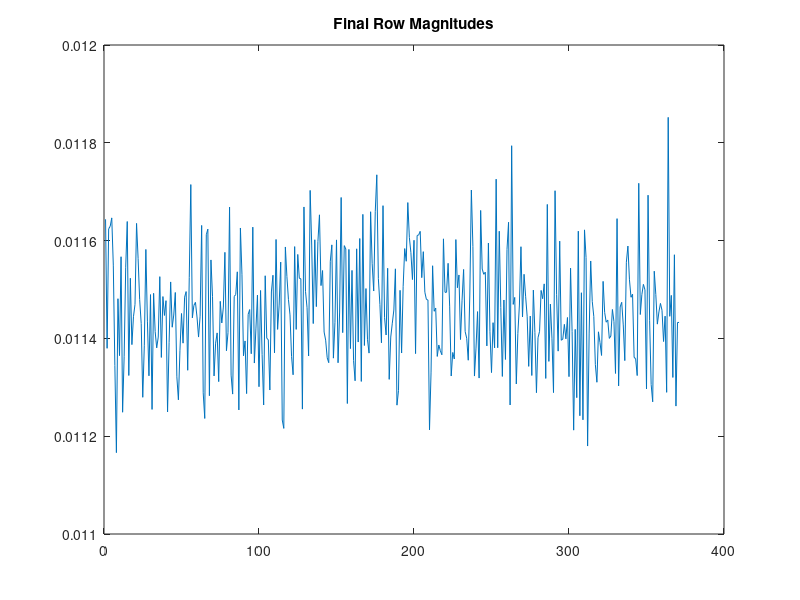
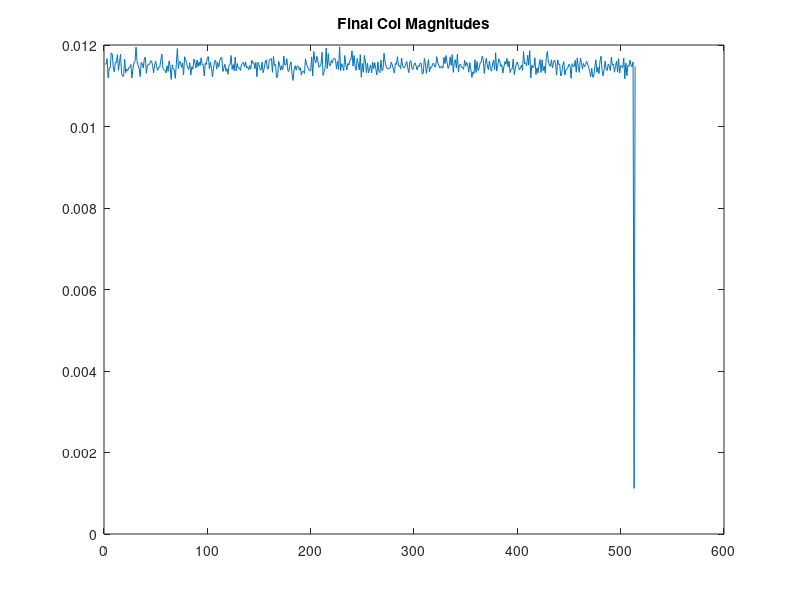

MATLAB code to generate these figures, in order: (Note: this script raises an error after producing the figures.)
%% Parameters
gamma = 50;
n = 512;
% rho = 0.44;
rho = 0.3;
alpha = 0.72;
delta = 1e-8;

fprintf(' - Parameters are: N = %d, \\rho = %.2f, \\alpha = %.2f, \\Delta = %.2e, \\gamma = %d.\n', ...
    n, rho, alpha, delta, gamma)

k = ceil(rho * n);
m = ceil(alpha * n);

%% Generate problem
x = zeros(n, 1);
supp = randperm(n, k);
x(supp) = randn(k, 1);
F = gamma / n + randn(m, n) / sqrt(n);
w = sqrt(delta) * randn(m, 1);
y = F * x + w;



%% This is how Schniter et al approached this problem
% % Get global mean, column mean, row mean
% A1 = A.mult(ones(n,1));
%     mu = (ones(1,m)*A1)/(m*n);
%     obj.col = A.multTr(ones(m,1))/m - conj(mu)*ones(n,1);
%     obj.col2 = abs(obj.col).^2;
%     obj.gam = A1/n;
%     obj.gam2 = abs(obj.gam).^2;

% % compute scaling constants
%     Atildefro2 = ones(1,m)*obj.A.multSq(ones(n,1)) ...
%             -2*real( obj.gam'*A1 ...
%                 + ones(1,m)*obj.A.mult(obj.col) ...
%                 + (ones(1,m)*obj.gam)*(ones(1,n)*obj.col) ) ...
%             + n*(ones(1,m)*obj.gam2) + m*(ones(1,n)*obj.col2);
%     obj.b12 = min(1, sqrt(Atildefro2/(n*(ones(1,m)*obj.gam2)))); % protect agains gam2~=0
%     obj.b21 = sqrt(Atildefro2/(m*(n+obj.b12^2)));
%     obj.b13 = sqrt(Atildefro2/(n*m));
%     obj.b31 = sqrt(Atildefro2/(m*(ones(1,n)*obj.col2+obj.b13^2)));

%% What is the "Modified" matrix?
on = ones(n,1);
om = ones(m,1);

% Calculate the average scale of the rows of F
F_ms_row = mean(sum(F.^2,2)./n);
F_ms_col = mean(sum(F.^2,1)./m);

b21 = sqrt(F_ms_col);
b12 = 1;
b31 = 1;
b13 = sqrt(F_ms_col);
g  = (1/n)*F*on;		% Get \gamma
mu = (1/(m*n))*om'*g;	% Get Mean
ct = (1/m)*om'*(F - mu*(om*on'));
Ft = F - g*on' - om*ct;

Fb = [Ft,         b12*g,   b13*om;
	  b21*on', -b21*b12,        0;
	  b31*ct,         0, -b31*b13];


yb = [y;0;0]; 		% Adding in some zeros


% Do we do okay matching ?
figure(1); clf;
	plot(sum(Fb.^2,2)/n);
	title('Final Row Magnitudes');

figure(2); clf;
	plot(sum(Fb.^2,1)/m);
	title('Final Col Magnitudes');

%% Here is a second attempt, the Schniter way
col   = (1/m)*F'*om - mu*on;
col2  = abs(col).^2;
fro   = norm(Ft,'fro')^2;
b12_s = min(1,sqrt(fro./(n*om'*g)))
b21_s = sqrt(fro/(m*(n + b12_s^2)))
b13_s = sqrt(fro/(m*n))
b31_s = sqrt(fro/(m*(on'*col2 + b13_s^2)))

Fb_s = [Ft,             b12_s*g,     b13_s*om;
	    b21_s*on', -b21_s*b12_s,            0;
	    b31_s*ct,             0, -b31_s*b13_s];

% Do we do okay matching ?
figure(1); clf;
	plot(sum(Fb_s.^2,2)/n);
	title('Final Row Magnitudes');

figure(2); clf;
	plot(sum(Fb_s.^2,1)/m);
	title('Final Col Magnitudes');

outfile = tempname;
opts.solver = 'amp';
opts.delta = delta;
opts.learnDelta = 0;
opts.priorDistr = 'gb';
opts.priorPrmts = [rho, 0.0, 1.0];
opts.learnPrior = 0;
opts.initState = [zeros(n+2, 1); ones(n+2, 1)];
opts.maxIter = 500;
opts.prec = 1e-8;
opts.display = 1;
opts.signal = x;
opts.output = outfile;
opts.damp = 0.0;

% Extra Feature options
opts.mean_removal   = 1;
opts.adaptive_damp  = 0;
opts.calc_vfe       = 0;
opts.no_violations  = 0;
opts.site_rejection = 0;

%% Run algorithms
fprintf(' - Running SwAMP... ')
tic
a_sw = swamp(yb, Fb_s, opts);
elapsed = toc;

out = dlmread(outfile, ';', 1, 0);
iterations = size(out,1);
mse_sw = out(:, 2);
delta_sw = out(:,3);
rss_sw = out(:,4);
cnv_sw = out(:,5);

fprintf('Elapsed time: %.2fs, MSE: %.2e.\n', elapsed, mse_sw(end)); 

%% Plot results
figure(1); clf;
    subplot(2, 1, 1);
        hold('on');
        plot(x, 'ko'); plot(a_sw, 'rx'); 
        hold('off');
        xlim([0, n]); xlabel('i'); ylabel('x(i)');
        legend('signal', 'swAMP estimate');
        box on;

    subplot(2, 1, 2);
        semilogy(mse_sw);
        xlabel('SwAMP iter.'); ylabel('MSE');
        box on;

figure(2); clf;
    hold on;
        plot(cnv_sw,'-g',   'LineWidth',1,'DisplayName','Convergence');
        plot(mse_sw,'-b',   'LineWidth',1,'DisplayName','MSE');
        plot(delta_sw,'-m^','LineWidth',1,'DisplayName','\Delta Estimate');
        plot(rss_sw,'-r',   'LineWidth',1,'DisplayName','RSS (residual norm)');        
        plot(delta*ones(size(delta_sw)),':k','LineWidth',1,'DisplayName','True \Delta');
    hold off;
    xlabel('Iteration');
    set(gca,'YScale','log');    
    box on;
    axis tight;
    legend('Location','SouthWest');
